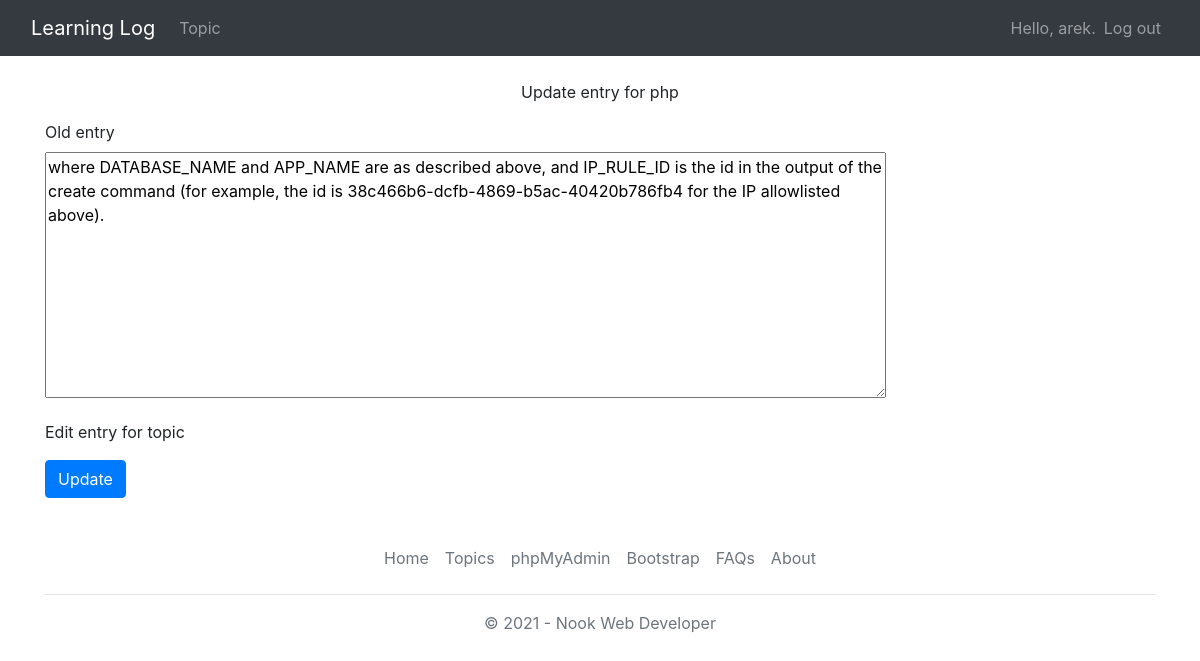
The page /update_entry/3/ (signed in) on the database its author committed.
### learning_logs/models.py (models this page shows, shortened)
class Topic(models.Model):
    text = models.CharField(max_length=200)
    date_added = models.DateTimeField(auto_now_add=True)
    owner = models.ForeignKey(User, on_delete=models.CASCADE)
    def __str__(self):
        return self.text

class Entry(models.Model):
    topic = models.ForeignKey(Topic, on_delete=models.CASCADE)
    text = models.TextField()
    date_added = models.DateTimeField(auto_now_add=True)
    class Meta:
        verbose_name_plural = 'entries'

### learning_logs/views.py (the view)
# urls.py: path('update_entry/<int:entry_id>/', views.update_entry, name='update_entry'),
@login_required
def update_entry(request, entry_id):
    entry = Entry.objects.get(id=entry_id)
    topic = entry.topic
    if topic.owner != request.user:
        raise Http404
    if request.method != 'POST':    # if 'GET'
        form = EntryForm(instance=entry)
    else:
        form = EntryForm(instance=entry, data=request.POST)
        if form.is_valid():
            form.save()
            return redirect('learning_logs:topic', topic_id=topic.id)
    context = {'entry': entry, 'topic': topic, 'form': form}
    return render(request, 'learning_logs/update_entry.html', context)

### learning_logs/forms.py
class EntryForm(forms.ModelForm):
    class Meta:
         model = Entry
         fields = ['text']
         labels = {'text': ''}
         widgets = {'text': forms.Textarea(attrs={'cols': 80})}

### learning_logs/templates/learning_logs/update_entry.html (shortened to what this page needs)
{% extends "learning_logs/base.html" %}
{% load bootstrap %}
{% block content %}
<p class="text-center">Update entry for {{ topic }}</p>
<div class="container">
	<form action="{% url 'learning_logs:update_entry' entry.id %}" method="post">
	  <div class="mb-3">
		<label for="InputTopic" class="form-label">Old entry</label>
		{{ form.as_p }}
		<div id="topicHelp" class="form-text">Edit entry for topic</div>
	  </div>
	  <button type="submit" class="btn btn-primary">Update</button>
	</form>
</div>
  {% include "learning_logs/footer.html" %}
{% endblock content %}

### learning_logs/templates/learning_logs/base.html (shortened to what this page needs)
{% load bootstrap4 %}
<!doctype html>
<html lang="en">
  <head>
	{% bootstrap_css %}
	<link rel="stylesheet" href="https://cdn.jsdelivr.net/npm/bootstrap-icons@1.5.0/font/bootstrap-icons.css">
  </head>
  <body>
	<nav class="navbar navbar-expand-md navbar-dark bg-dark mb-4">
	  <div class="container-fluid">
		<a class="navbar-brand" href="{% url 'learning_logs:index' %}">Learning Log</a>
		<div class="collapse navbar-collapse" id="navbarCollapse">
		  <ul class="navbar-nav mr-auto">
			<li class="nav-item">
			  <a class="nav-link" href="{% url 'learning_logs:topics' %}">Topic</a>
			</li>
		  </ul>
		  <ul class="navbar-nav ml-auto">
			{% if user.is_authenticated %}
			<li class="nav-item">
				<span class="navbar-text">Hello, {{ user.username }}.</span>
			</li>
			<li class="nav-item">
			  <a class="nav-link" href="{% url 'users:logout' %}">Log out</a>
			</li>
			{% endif %}
		  </ul>
		</div>
	  </div>
	</nav>
  </body>
</html>
{% block content %}{% endblock content %}

### rows shown on the page
Topic: text "php"
Entry: text "where DATABASE_NAME and APP_NAME are as described above, and IP_RULE_ID is the id in the output of the create command (for example, the id is 38c466b6-dcfb-4869-b5ac-40420b786fb4 for the IP allowlisted above)."

### other values the page prints
{{ user.username }} "arek"
